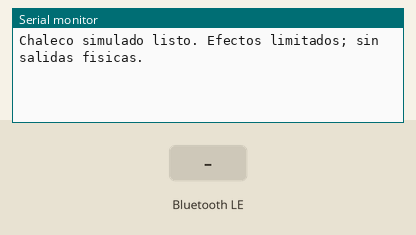
This sketch was run on a simulated ESP32. Parts: the last lines printed to the serial monitor. The test bench sets the inputs (shaded band). Nothing arrives over Bluetooth unless stated; a phone connects over Bluetooth LE 3 s after start.

Above: at 1.2 s.
1.3 s: Bluetooth LE write "1" received
At 1.9 s:
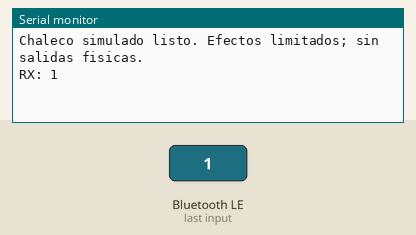
4.3 s: Bluetooth LE write "0" received
At 5.4 s:
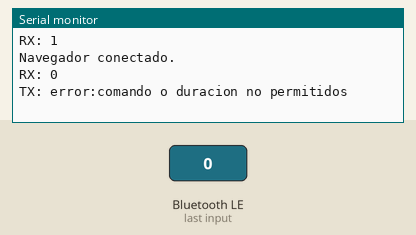
5.8 s: Bluetooth LE write "2" received
At 6.5 s:
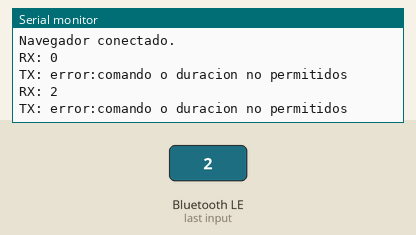

The sketch:

ChalecoSimulador.ino
```cpp
// ESP32-WROVER. Simulacion exclusivamente por Serial: no configura GPIO de salida.
#include <BLEDevice.h>
#include <BLEServer.h>
#include <BLEUtils.h>
#include <BLE2902.h>

const char* SERVICE_UUID = "7c1f4d8a-9f70-4f5e-9d1a-2d5fbf2f2a01";
const char* COMMAND_UUID = "7c1f4d8a-9f70-4f5e-9d1a-2d5fbf2f2a02";
const char* STATUS_UUID = "7c1f4d8a-9f70-4f5e-9d1a-2d5fbf2f2a03";
BLECharacteristic* statusCharacteristic;
struct Request { int effect; unsigned long duration; };
QueueHandle_t requests;
volatile bool connected = false;
volatile bool disconnected = false;
unsigned long started = 0, duration = 0;
int activeEffect = -1;
bool lastPulse = false;
const char* names[] = {"interaccion", "mision_completa", "calor_sol", "frio_neptuno", "apagar"};
const unsigned long durations[] = {200, 450, 3000, 3000, 0};

void reply(const String& text) {
  Serial.println("TX: " + text);
  statusCharacteristic->setValue(text.c_str());
  if (connected) statusCharacteristic->notify();
}
void stopEffect() {
  if (activeEffect >= 0) Serial.println("[SIMULACION] Efecto apagado.");
  activeEffect = -1; duration = 0; lastPulse = false;
}
class ServerCallbacks : public BLEServerCallbacks {
  void onConnect(BLEServer*) override { connected = true; Serial.println("Navegador conectado."); }
  void onDisconnect(BLEServer*) override { connected = false; disconnected = true; }
};
class CommandCallbacks : public BLECharacteristicCallbacks {
  void onWrite(BLECharacteristic* characteristic) override {
    // Compatible con getValue() String y std::string; protocolo de comandos cerrado.
    auto raw = characteristic->getValue();
    String text(raw.c_str());
    Serial.println("RX: " + text);
    Request request = {-99, 0};
    if (text == "{\"type\":\"ping\"}") request.effect = -2;
    else if (text == "{\"type\":\"allOff\"}") request.effect = 4;
    else if (text == "{\"type\":\"vibration\",\"channel\":\"all\",\"action\":\"on\",\"duration\":200}") {
      request.effect = -3; request.duration = 200;
    } else {
      for (int i = 0; i < 5; i++) {
        String expected = String("{\"type\":\"effect_sim\",\"effect\":\"") + names[i] +
          "\",\"duration\":" + String(durations[i]) + "}";
        if (text == expected) { request.effect = i; request.duration = durations[i]; break; }
      }
    }
    // Apagar descarta efectos aun no iniciados.
    if (request.effect == 4) xQueueReset(requests);
    if (xQueueSend(requests, &request, 0) != pdTRUE) {
      disconnected = true; // Un desborde detiene los efectos, nunca prolonga uno.
    }
  }
};
void setup() {
  Serial.begin(115200);
  requests = xQueueCreate(8, sizeof(Request));
  if (!requests) { Serial.println("No se pudo crear la cola."); return; }
  BLEDevice::init("ChalecoVR-Simulador");
  BLEServer* server = BLEDevice::createServer();
  server->setCallbacks(new ServerCallbacks());
  BLEService* service = server->createService(SERVICE_UUID);
  auto command = service->createCharacteristic(COMMAND_UUID, BLECharacteristic::PROPERTY_WRITE);
  command->setCallbacks(new CommandCallbacks());
  statusCharacteristic = service->createCharacteristic(STATUS_UUID, BLECharacteristic::PROPERTY_READ | BLECharacteristic::PROPERTY_NOTIFY);
  statusCharacteristic->addDescriptor(new BLE2902());
  service->start();
  BLEDevice::getAdvertising()->addServiceUUID(SERVICE_UUID);
  BLEDevice::getAdvertising()->start();
  Serial.println("Chaleco simulado listo. Efectos limitados; sin salidas fisicas.");
}
void loop() {
  if (!requests) { delay(10); return; }
  if (disconnected) {
    disconnected = false; stopEffect(); xQueueReset(requests);
    Serial.println("Navegador desconectado o cola detenida.");
    if (!connected) BLEDevice::startAdvertising();
  }
  Request request;
  if (xQueueReceive(requests, &request, 0) == pdTRUE && connected) {
    if (request.effect == -99) reply("error:comando o duracion no permitidos");
    else if (request.effect == -2) reply("pong");
    else if (request.effect == 4) {
      stopEffect();
      // allOff y effect_sim apagar tienen confirmaciones distintas.
      reply("allOff:ok");
      reply("effect_sim:apagar,dur=0");
    } else {
      stopEffect(); started = millis(); duration = request.duration;
      activeEffect = request.effect == -3 ? 0 : request.effect;
      Serial.printf("[SIMULACION] %s durante %lu ms.\n", names[activeEffect], duration);
      if (request.effect == -3) reply("vibration:on,ch=all,dur=200");
      else reply(String("effect_sim:") + names[activeEffect] + ",dur=" + String(duration));
    }
  }
  if (activeEffect >= 0) {
    unsigned long elapsed = millis() - started;
    if (elapsed >= duration) stopEffect();
    else if (activeEffect == 1) {
      bool pulse = elapsed < 150 || (elapsed >= 300 && elapsed < 450);
      if (pulse != lastPulse) { Serial.println(pulse ? "[SIMULACION] Pulso ON" : "[SIMULACION] Pulso OFF"); lastPulse = pulse; }
    }
  }
  delay(1);
}
```

Measured:
- after the input at 1.3 s, the serial monitor: prints a new line after 0.05 s (image 1)
- after the input at 4.3 s, the serial monitor: prints a new line after 0.05 s (image 2)
- after the input at 5.8 s, the serial monitor: prints a new line after 0.05 s (image 3)
